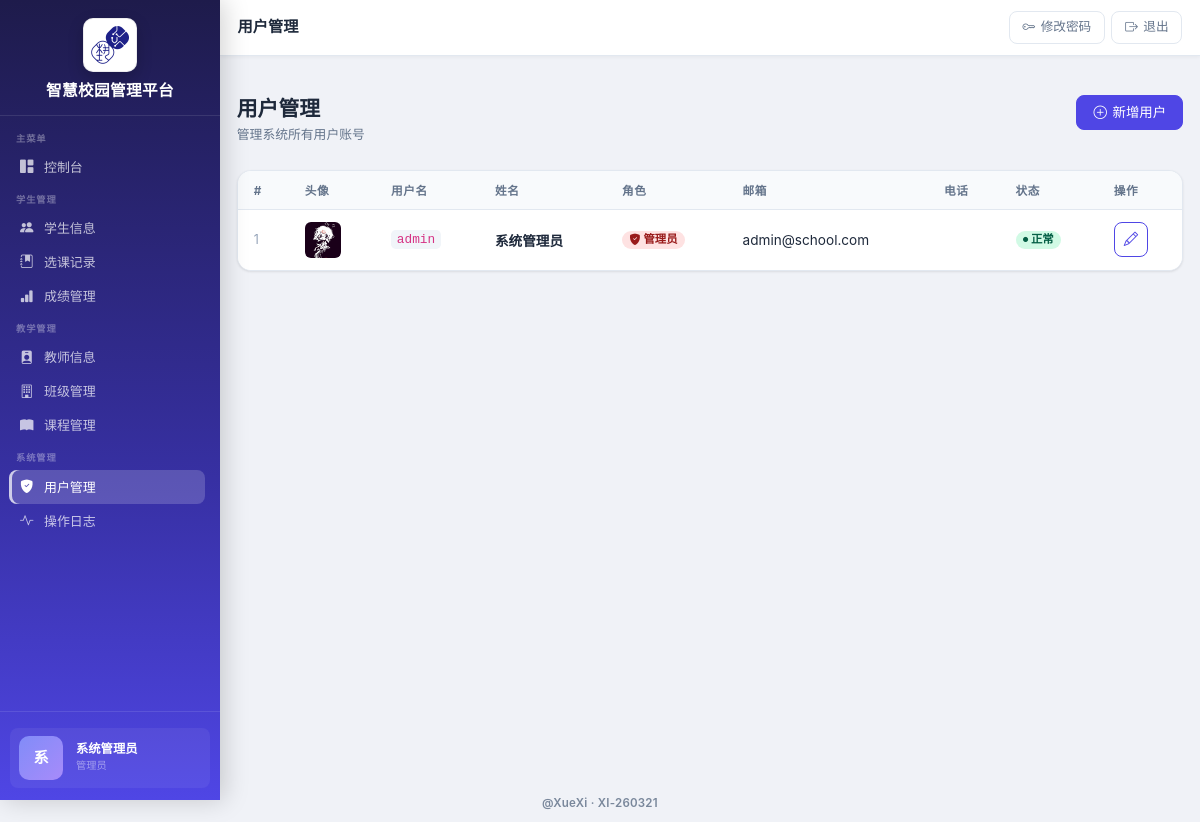
The app's page /users (signed in) with its own data.
### app.py (models this page shows, shortened)
class User(db.Model):
    __tablename__ = "users"
    id = db.Column(db.Integer, primary_key=True)
    username = db.Column(db.String(50), unique=True, nullable=False)
    password = db.Column(db.String(255), nullable=False)
    full_name = db.Column(db.String(100), nullable=False)
    role = db.Column(db.String(20), nullable=False, default="student")  # admin, teacher, student
    email = db.Column(db.String(100))
    phone = db.Column(db.String(20))
    avatar = db.Column(db.String(255))
    is_active = db.Column(db.Boolean, default=True)
    created_at = db.Column(db.DateTime, default=datetime.utcnow)
    updated_at = db.Column(db.DateTime, default=datetime.utcnow, onupdate=datetime.utcnow)

### app.py (the view)
@app.route("/users")
@role_required("admin")
def list_users():
    users = User.query.order_by(User.id.desc()).all()
    return render_template("admin/users.html", users=users)

### app.py (called while the page is built)
def role_required(*roles):
    def decorator(f):
        @wraps(f)
        def decorated_function(*args, **kwargs):
            user_id = session.get("user_id")
            if not user_id:
                flash("请先登录", "warning")
                return redirect(url_for("login"))
            user = User.query.get(user_id)
            if not user or not user.is_active:
                session.clear()
                flash("登录状态已失效，请重新登录", "warning")
                return redirect(url_for("login"))
            if user.role not in roles:
                flash("权限不足", "danger")
                return redirect(url_for("dashboard"))
            return f(*args, **kwargs)
        return decorated_function
    return decorator

@app.context_processor
def inject_role_flags():
    role = session.get("role")
    user_id = session.get("user_id")
    return {
        "is_counselor": role == "teacher" and _is_counselor(user_id)
    }

### templates/admin/users.html (shortened to what this page needs)
﻿{% extends "base.html" %}
{% block page_title %}用户管理{% endblock %}
{% block content %}
<div class="page-header">
  <div>
    <h1 class="page-title">用户管理</h1>
    <p class="page-subtitle">管理系统所有用户账号</p>
  </div>
  <a href="{{ url_for('add_user') }}" class="btn btn-primary">
    <i class="bi bi-plus-circle"></i> 新增用户
  </a>
</div>
<div class="table-card">
  <div class="table-responsive">
    <table class="table">
      <thead>
        <tr>
          <th>#</th>
          <th>头像</th>
          <th>用户名</th>
          <th>姓名</th>
          <th>角色</th>
          <th>邮箱</th>
          <th>电话</th>
          <th>状态</th>
          <th>操作</th>
        </tr>
      </thead>
      <tbody>
        {% if users %}
        {% for user in users %}
        <tr>
          <td style="color:#94a3b8;font-size:.78rem">{{ loop.index }}</td>
          <td>
            {% if user.avatar %}
            <img src="{{ url_for('static', filename='avatars/' ~ user.avatar) }}" alt="avatar" style="width:36px;height:36px;border-radius:6px;object-fit:cover">
            {% else %}
            <div style="width:36px;height:36px;border-radius:6px;background:#f1f5f9;display:inline-block"></div>
            {% endif %}
          </td>
          <td><code style="background:#f1f5f9;padding:.15em .45em;border-radius:.3rem;font-size:.8rem">{{ user.username }}</code></td>
          <td class="fw-semibold">{{ user.full_name }}</td>
          <td>
            {% if user.role == 'admin' %}
            <span class="badge badge-danger"><i class="bi bi-shield-fill-check"></i> 管理员</span>
            {% elif user.role == 'teacher' %}
            <span class="badge badge-info"><i class="bi bi-person-badge"></i> 教师</span>
            {% else %}
            <span class="badge badge-secondary"><i class="bi bi-person"></i> 学生</span>
            {% endif %}
          </td>
          <td>{{ user.email or '' }}</td>
          <td>{{ user.phone or '' }}</td>
          <td>
            {% if user.is_active %}
            <span class="badge badge-success"><i class="bi bi-circle-fill" style="font-size:.45em"></i> 正常</span>
            {% else %}
            <span class="badge badge-danger">禁用</span>
            {% endif %}
          </td>
          <td>
            <div class="table-actions">
              <a href="{{ url_for('edit_user', user_id=user.id) }}" class="btn btn-sm btn-outline-primary btn-icon" title="编辑">
                <i class="bi bi-pencil"></i>
              </a>
            </div>
          </td>
        </tr>
        {% endfor %}
        {% endif %}
      </tbody>
    </table>
  </div>
</div>
{% endblock %}

### templates/base.html (shortened to what this page needs)
﻿<!DOCTYPE html>
<html lang="zh-CN">
<head>
  <link href="https://cdn.jsdelivr.net/npm/bootstrap@5.3.3/dist/css/bootstrap.min.css" rel="stylesheet">
  <link rel="stylesheet" href="https://cdn.jsdelivr.net/npm/bootstrap-icons@1.11.0/font/bootstrap-icons.css">
  <link rel="stylesheet" href="{{ url_for('static', filename='style.css') }}">
</head>
<body>
{% set auth_endpoints = ['login', 'forgot_password', 'reset_password_with_key', 'auth.login', 'auth.forgot_password', 'auth.reset_password_with_key'] %}
{% set show_app_shell = 'user_id' in session and (request.endpoint or '') not in auth_endpoints %}
{% if show_app_shell %}
<aside class="sidebar" id="sidebar">
  <div class="sidebar-brand">
    <div class="brand-logo">
      <img src="{{ url_for('static', filename='images/logo.png') }}" alt="JY Logo">
    </div>
    <div class="brand-name">智慧校园管理平台</div>
  </div>
  <nav class="sidebar-nav" id="sidebarNav">
    <div class="sidebar-section">
      <div class="sidebar-section-label">主菜单</div>
      <a class="sidebar-link {% if request.endpoint == 'dashboard' %}active{% endif %}"
         href="{{ url_for('dashboard') }}">
        <i class="bi bi-grid-1x2-fill nav-icon"></i> 控制台
      </a>
    </div>
    <div class="sidebar-section">
      <div class="sidebar-section-label">学生管理</div>
      {% if session.role != 'teacher' or is_counselor %}
      <a class="sidebar-link {% if 'student' in (request.endpoint or '') and 'score' not in (request.endpoint or '') %}active{% endif %}"
         href="{{ url_for('list_students') }}">
        <i class="bi bi-people-fill nav-icon"></i> {% if session.role == 'student' %}我的信息{% else %}学生信息{% endif %}
      </a>
      {% if session.role != 'student' %}
      <a class="sidebar-link {% if 'enrollment' in (request.endpoint or '') %}active{% endif %}"
         href="{{ url_for('list_enrollments') }}">
        <i class="bi bi-journal-bookmark-fill nav-icon"></i> 选课记录
      </a>
      {% endif %}
      {% endif %}
      <a class="sidebar-link {% if 'score' in (request.endpoint or '') %}active{% endif %}"
         href="{{ url_for('list_scores') }}">
        <i class="bi bi-bar-chart-fill nav-icon"></i> 成绩管理
      </a>
    </div>
    {% if session.role in ['admin', 'teacher'] %}
    <div class="sidebar-section">
      <div class="sidebar-section-label">教学管理</div>
      <a class="sidebar-link {% if 'teacher' in (request.endpoint or '') %}active{% endif %}"
         href="{{ url_for('list_teachers') }}">
        <i class="bi bi-person-badge-fill nav-icon"></i> 教师信息
      </a>
      {% if session.role == 'admin' or (session.role == 'teacher' and is_counselor) %}
      <a class="sidebar-link {% if 'class' in (request.endpoint or '') %}active{% endif %}"
         href="{{ url_for('list_classes') }}">
        <i class="bi bi-building nav-icon"></i> 班级管理
      </a>
      {% endif %}
      <a class="sidebar-link {% if 'course' in (request.endpoint or '') %}active{% endif %}"
         href="{{ url_for('list_courses') }}">
        <i class="bi bi-book-fill nav-icon"></i> 课程管理
      </a>
    </div>
    {% endif %}
    {% if session.role == 'admin' %}
    <div class="sidebar-section">
      <div class="sidebar-section-label">系统管理</div>
      <a class="sidebar-link {% if 'user' in (request.endpoint or '') %}active{% endif %}"
         href="{{ url_for('list_users') }}">
        <i class="bi bi-shield-fill-check nav-icon"></i> 用户管理
      </a>
      <a class="sidebar-link {% if request.endpoint == 'list_ops_log' %}active{% endif %}"
         href="{{ url_for('list_ops_log') }}">
        <i class="bi bi-activity nav-icon"></i> 操作日志
      </a>
    </div>
    {% endif %}
  </nav>
  <div class="sidebar-footer">
    <div class="sidebar-user">
      <div class="sidebar-user-avatar" id="sidebarAvatar" style="cursor:pointer" title="点击更换头像">
        {% if session.get('avatar') %}
          <img src="{{ url_for('static', filename='avatars/' ~ session.avatar) }}" alt="avatar" style="width:48px;height:48px;border-radius:8px;object-fit:cover">
        {% else %}
          {{ (session.full_name or session.username or '?')[0] | upper }}
        {% endif %}
      </div>
      <div class="sidebar-user-info">
        <div class="u-name">{{ session.full_name or session.username }}</div>
        <div class="u-role">
          {% if session.role == 'admin' %}管理员
          {% elif session.role == 'teacher' %}教师
          {% else %}学生{% endif %}
        </div>
      </div>
    </div>
  </div>
</aside>
<header class="topbar">
  <div class="topbar-title">{% block page_title %}{% endblock %}</div>
  <div class="topbar-actions">
    <a href="{{ url_for('change_password') }}" class="topbar-btn d-none d-md-inline-flex">
      <i class="bi bi-key"></i> 修改密码
    </a>
    <a href="{{ url_for('logout') }}" class="topbar-btn btn-exit js-logout-trigger" aria-label="退出登录">
      <i class="bi bi-box-arrow-right"></i> 退出
    </a>
  </div>
</header>
<main class="main-content">
  <div class="page-container">
{% else %}
<main>
{% endif %}
{% block content %}{% endblock %}
{% if show_app_shell %}
  </div>
</main>
{% else %}
</main>
{% endif %}
<div class="global-signature">@XueXi · XI-260321</div>
</body>
</html>

### records on screen
User: full_name "系统管理员", avatar (picture), username "admin", role "admin" (drawn), email "admin@school.com", is_active True (drawn)

### other values on screen
{{ (session.full_name or session.username or '?')[0] | upper }} "系"
